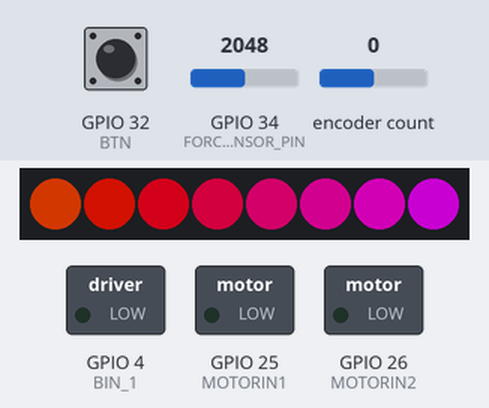
The sketch below on a simulated ESP32. Shown: 8 RGB LEDs in strip order, left to right, switched loads named in the sketch (green lamp = pin HIGH). Wiring (inferred from the names in the program): APA102 LEDs: data GPIO 22; clock GPIO 23. Inputs (shaded band) come from the test bench; at power-on: GPIO 32 (BTN) LOW, GPIO 34 (FORCE_SENSOR_PIN) = 2048, encoder count 0. Dim RGB values are drawn brighter than linear; pins used as bus, display or sensor lines are not drawn; what the sketch prints to the serial monitor is not drawn.

Above: at 1.2 s.
1.3 s: GPIO 32 (BTN) pulled HIGH for 0.15 s
At 2.6 s:
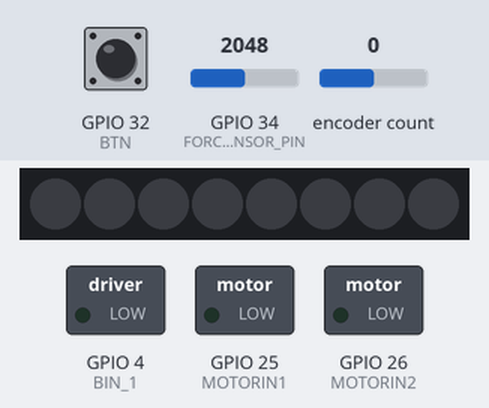
3.0 s: GPIO 32 (BTN) pulled HIGH for 1 s
At 3.9 s:
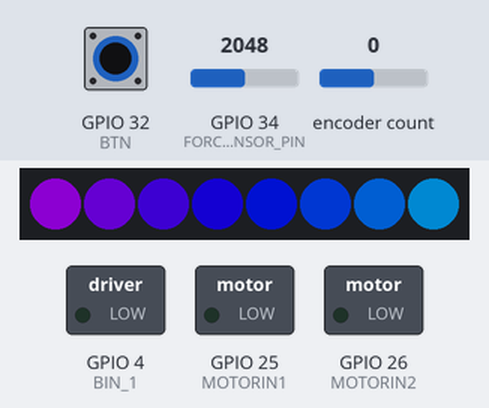
5.5 s: GPIO 32 (BTN) pulled HIGH for 3.2 s
At 7.0 s:
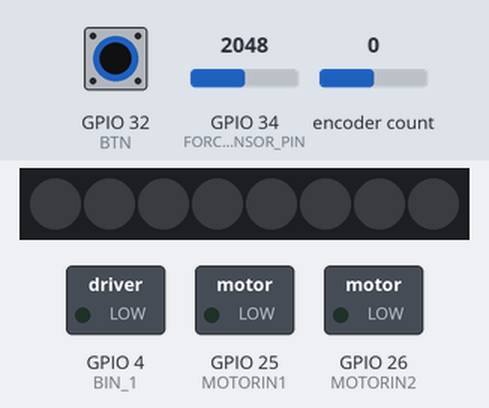
10.2 s: GPIO 32 (BTN) pulled HIGH for 0.15 s
At 11.6 s:
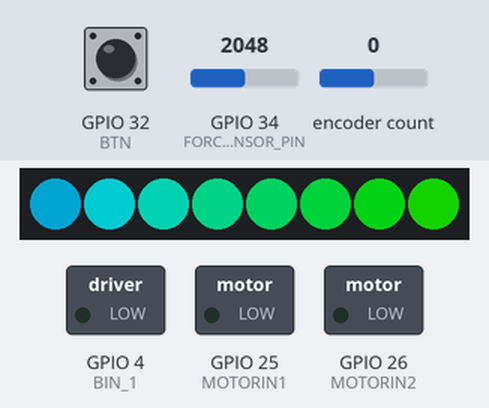
11.9 s: GPIO 32 (BTN) pulsed HIGH 5 times (0.12 s each, 0.3 s apart)
At 13.4 s:
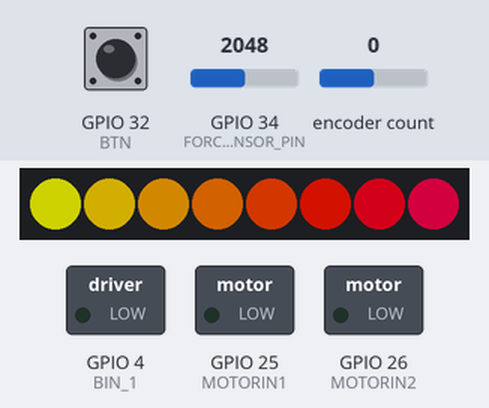
15.0 s: GPIO 32 (BTN) pulled HIGH for 0.15 s
At 16.6 s:
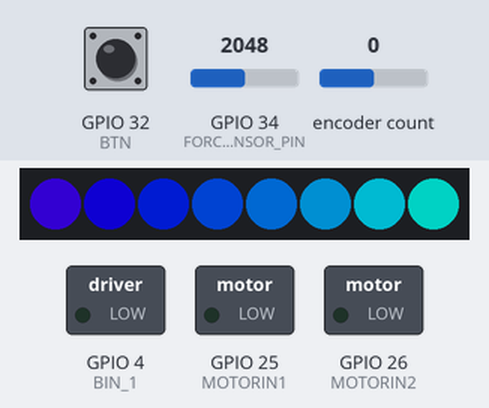
Timing chart, 0 to 17.7 s (numbered marks = the images above; inputs shaded):
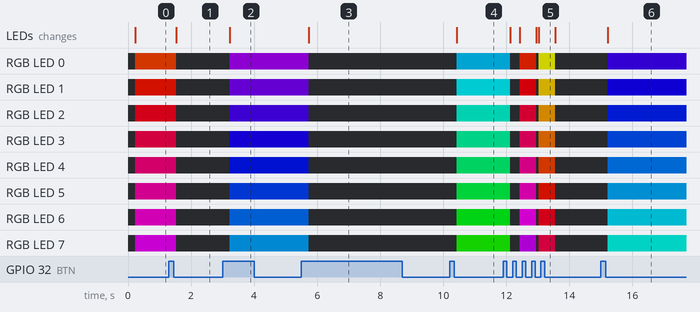

Measured:
- after the input at 1.3 s, RGB LED 0: RGB(123, 32, 0) → off after 0.23 s; RGB LED 1: RGB(123, 10, 0) → off after 0.23 s; RGB LED 2: RGB(123, 0, 14) → off after 0.23 s; RGB LED 3: RGB(123, 0, 37) → off after 0.23 s; RGB LED 4: RGB(123, 0, 61) → off after 0.23 s; the LEDs: change after 0.23 s (image 1)
- after the input at 3.0 s, RGB LED 0: off → RGB(82, 0, 123) after 0.23 s; RGB LED 1: off → RGB(59, 0, 123) after 0.23 s; RGB LED 2: off → RGB(36, 0, 123) after 0.23 s; RGB LED 3: off → RGB(12, 0, 123) after 0.23 s; RGB LED 4: off → RGB(0, 10, 123) after 0.23 s; the LEDs: change after 0.23 s (image 2)
- after the input at 5.5 s, RGB LED 0: RGB(82, 0, 123) → off after 0.23 s; RGB LED 1: RGB(59, 0, 123) → off after 0.23 s; RGB LED 2: RGB(36, 0, 123) → off after 0.23 s; RGB LED 3: RGB(12, 0, 123) → off after 0.23 s; RGB LED 4: RGB(0, 10, 123) → off after 0.23 s; the LEDs: change after 0.23 s (image 3)
- after the input at 10.2 s, RGB LED 0: off → RGB(0, 96, 123) after 0.23 s; RGB LED 1: off → RGB(0, 119, 123) after 0.23 s; RGB LED 2: off → RGB(0, 123, 104) after 0.23 s; RGB LED 3: off → RGB(0, 123, 79) after 0.23 s; RGB LED 4: off → RGB(0, 123, 57) after 0.23 s; the LEDs: change after 0.23 s (image 4)
- after the input at 11.9 s, the LEDs: first change after 0.23 s (image 5 shows a later state)
- after the input at 15.0 s, RGB LED 0: off → RGB(30, 0, 123) after 0.23 s; RGB LED 1: off → RGB(8, 0, 123) after 0.23 s; RGB LED 2: off → RGB(0, 16, 123) after 0.23 s; RGB LED 3: off → RGB(0, 39, 123) after 0.23 s; RGB LED 4: off → RGB(0, 61, 123) after 0.23 s; the LEDs: change after 0.23 s (image 6)

The sketch:

botton_and_led_test.ino
```cpp
#include <ESP32Encoder.h>
#include "APA102.h"

#define FORCE_SENSOR_PIN 34 //fsr
#define BTN  32 // declare the button ED pin number
#define BIN_1 4 //motor ENA
#define MOTORIN1 25
#define MOTORIN2 26

#define VELOCITY 15


enum state{
  Idling,
  Spindrift,
  Ringdown
};
byte state = Idling;

//led strip
const uint8_t dataPin = 22;
const uint8_t clockPin = 23;
// Create an object for writing to the LED strip.
APA102<dataPin, clockPin> ledStrip;
// Set the number of LEDs to control.
const uint16_t ledCount = 60;
// Create a buffer for holding the colors (3 bytes per color).
rgb_color colors[ledCount];
// Set the brightness to use (the maximum is 31).
int brightness = 1;

//button
volatile bool buttonIsPressed = false;
volatile bool debounce = false;
//int state = 1;


ESP32Encoder encoder;
int ForceReading = 0;
int theta = 0;
int thetaDes = 0;
int thetaMax = 3400;     // 75.8 * 6 counts per revolution
int D = 0;
int error = 0;
int errorP = 0;
int sumError = 0;
float sumErrorKi = 0;
int Vdes = 0;

int Kp = 20;   // TUNE THESE VALUES TO CHANGE CONTROLLER PERFORMANCE
int Ki = 5;
int KiMax = 0;

//Setup interrupt variables ----------------------------
volatile int count = 0; // encoder count
//volatile bool interruptCounter = false;    // check timer interrupt 1
volatile bool deltaT = false;     // check timer interrupt 2
volatile bool ForceIsDetected = false;
//int totalInterrupts = 0;   // counts the number of triggering of the alarm
hw_timer_t * timer0 = NULL;
hw_timer_t * timer1 = NULL;
portMUX_TYPE timerMux0 = portMUX_INITIALIZER_UNLOCKED;
portMUX_TYPE timerMux1 = portMUX_INITIALIZER_UNLOCKED;

// setting PWM properties ----------------------------
const int freq = 5000;
const int ledChannel_1 = 1;
const int ledChannel_2 = 2;
const int resolution = 8;
const int MAX_PWM_VOLTAGE = 255;
const int NOM_PWM_VOLTAGE = 150;

//Initialization ------------------------------------
void IRAM_ATTR onTime0() {
  portENTER_CRITICAL_ISR(&timerMux0);
  debounce = true; // the function to be called when timer interrupt is triggered
  portEXIT_CRITICAL_ISR(&timerMux0);
  timerStop(timer0);
}

//Initialization ------------------------------------
void IRAM_ATTR isr() {  // the function to be called when interrupt is triggered
 timerStart(timer0);
}

void IRAM_ATTR onTime1() {
  portENTER_CRITICAL_ISR(&timerMux1);
  count = encoder.getCount( );
  encoder.clearCount ( );
  deltaT = true; // the function to be called when timer interrupt is triggered
  portEXIT_CRITICAL_ISR(&timerMux1);
}


void setup() {
  // put your setup code here, to run once:
  pinMode(BTN, INPUT);
  pinMode(MOTORIN1,OUTPUT);
  pinMode(MOTORIN2,OUTPUT);
  pinMode(FORCE_SENSOR_PIN,INPUT);
  attachInterrupt(BTN, isr, RISING);

  Serial.begin(115200);
  ESP32Encoder::useInternalWeakPullResistors = UP; // Enable the weak pull up resistors
  encoder.attachFullQuad(33, 27); // Attache pins for use as encoder pins
  encoder.setCount(0);  // set starting count value after attaching

  // configure LED PWM functionalitites
  ledcSetup(ledChannel_1, freq, resolution);
//ledcSetup(ledChannel_2, freq, resolution);

  // attach the channel to the GPIO to be controlled
  ledcAttachPin(BIN_1, ledChannel_1);
  //ledcAttachPin(BIN_2, ledChannel_2);

  timer0 = timerBegin(0, 80, true);  // timer 0, MWDT clock period = 12.5 ns * TIMGn_Tx_WDT_CLK_PRESCALE -> 12.5 ns * 80 -> 1000 ns = 1 us, countUp
  timerAttachInterrupt(timer0, &onTime0, true); // edge (not level) triggered
  timerAlarmWrite(timer0, 200000, true);

  timer1 = timerBegin(1, 80, true);  // timer 1, MWDT clock period = 12.5 ns * TIMGn_Tx_WDT_CLK_PRESCALE -> 12.5 ns * 80 -> 1000 ns = 1 us, countUp
  timerAttachInterrupt(timer1, &onTime1, true); // edge (not level) triggered
  timerAlarmWrite(timer1, 5000, true); // 10000 * 1 us = 10 ms, autoreload true

  // at least enable the timer alarms
  timerAlarmEnable(timer0); // enable
  timerAlarmEnable(timer1); // enable


}
rgb_color hsvToRgb(uint16_t h, uint8_t s, uint8_t v)
{
    uint8_t f = (h % 60) * 255 / 60;
    uint8_t p = (255 - s) * (uint16_t)v / 255;
    uint8_t q = (255 - f * (uint16_t)s / 255) * (uint16_t)v / 255;
    uint8_t t = (255 - (255 - f) * (uint16_t)s / 255) * (uint16_t)v / 255;
    uint8_t r = 0, g = 0, b = 0;
    switch((h / 60) % 6){
        case 0: r = v; g = t; b = p; break;
        case 1: r = q; g = v; b = p; break;
        case 2: r = p; g = v; b = t; break;
        case 3: r = p; g = q; b = v; break;
        case 4: r = t; g = p; b = v; break;
        case 5: r = v; g = p; b = q; break;
    }
    return rgb_color(r, g, b);
}

void loop() {
   //plotControlData();
   Serial.print(debounce);
 switch (state) {
    case Idling:
      if (CheckForButtonPress() == true) {

        ledStrip_on();
        state = Spindrift;
      }
      break;
  case Spindrift:
      if(analogRead(FORCE_SENSOR_PIN) >4095 ||CheckForButtonPress() == true){
        ledStrip_off();
        state = Idling;
      }

      break;


 }

plotControlData();
}
//Other functions

void plotControlData() {
 // Serial.print("state:");
//  Serial.print(state);
 /* Serial.print("Position:");
  Serial.print(theta);
  Serial.print(" ");
  Serial.print("Desired_Position:");
  Serial.print(thetaDes);
  Serial.print(" ");
  Serial.print("D:");
  Serial.println(D);*/
  //delay(10);
  //Serial.print("PWM_Duty:");
 // Serial.println(D);
 // Serial.print("The force sensor value = ");
 // Serial.print(ForceReading); // print the raw analog reading
/*
  if (ForceReading < 10)       // from 0 to 9
    Serial.println(" -> no pressure");
  else if (ForceReading < 200) // from 10 to 199
    Serial.println(" -> light touch");
  else if (ForceReading < 500) // from 200 to 499
    Serial.println(" -> light squeeze");
  else if (ForceReading < 800) // from 500 to 799
    Serial.println(" -> medium squeeze");
  else // from 800 to 1023
    Serial.println(" -> big squeeze");
*/

}


void ledStrip_on(){

  uint8_t time = millis() >> 4;

  for(uint16_t i = 0; i < ledCount; i++)
  {
    uint8_t p = time - i * 8;
    colors[i] = hsvToRgb((uint32_t)p * 359 / 256, 255, 255);
  }
  ForceReading = analogRead(FORCE_SENSOR_PIN);
  brightness = map(ForceReading, 0, 4095, 0, 31);
  ledStrip.write(colors, ledCount, brightness);
Serial.print("brightness:");
Serial.print(brightness);
  delay(500);
}


void ledStrip_off(){
   ledStrip.write(colors, ledCount, 0);
}


bool CheckForButtonPress(){
  if(debounce){
    portENTER_CRITICAL(&timerMux0);
      debounce = false;
    portEXIT_CRITICAL(&timerMux0);
    return true;
  }
  else return false;
}
```

APA102.h
```cpp
// (licence header left out)
#pragma once

/*! \file APA102.h
 * This is the main header file for the APA102 library. */

#include <Arduino.h>

namespace Pololu
{
  #ifndef _POLOLU_RGB_COLOR
  #define _POLOLU_RGB_COLOR
  /*! A struct that can be used to represent colors.  Each field is a number
   * between 0 and 255 that represents the brightness of a component of the
   * color. */
  typedef struct rgb_color
  {
    uint8_t red, green, blue;
    rgb_color() {};
    rgb_color(uint8_t r, uint8_t g, uint8_t b) : red(r), green(g), blue(b) {};
  } rgb_color;
  #endif

  /*! An abstract base class for APA102.  This class is useful if you want
   *  to have a pointer that can point to different APA102 objects.
   *
   * The only virtual function provided by this class is write() because making
   * the low-level functions be virtual causes a noticeable slowdown.
   */
  class APA102Base
  {
  public:
    /*! Writes the specified colors to the LED strip.
     *
     * @param colors A pointer to an array of colors.
     * @param count The number of colors to write.
     * @param brightness A 5-bit brightness value (between 0 and 31) that will
     *   be written to each LED.
     */
    virtual void write(rgb_color * colors, uint16_t count, uint8_t brightness = 31) = 0;
  };

  /*! A template class that represents an APA102 or SK9822 LED strip controlled
   * by a particular clock and data pin.
   *
   * @param dataPin The Arduino pin number or name for the pin that will be
   *   used to control the data input.
   *
   * @param clockPin The Arduino pin number or name for the pin that will be
   *   used to control the clock input.
   */
  template<uint8_t dataPin, uint8_t clockPin> class APA102 : public APA102Base
  {
  public:

    virtual void write(rgb_color * colors, uint16_t count, uint8_t brightness = 31)
    {
      startFrame();
      for(uint16_t i = 0; i < count; i++)
      {
        sendColor(colors[i], brightness);
      }
      endFrame(count);
    }

    /*! Initializes the I/O lines and sends a "Start Frame" signal to the LED
     *  strip.
     *
     * This is part of the low-level interface provided by this class, which
     * allows you to send LED colors as you are computing them instead of
     * storing them in an array.  To use the low-level interface, first call
     * startFrame(), then call sendColor() some number of times, then call
     * endFrame(). */
    void startFrame()
    {
      init();
      transfer(0);
      transfer(0);
      transfer(0);
      transfer(0);
    }

    /*! Sends an "End Frame" signal to the LED strip.  This is the last step in
     * updating the LED strip if you are using the low-level interface described
     * in the startFrame() documentation.
     *
     * After this function returns, the clock and data lines will both be
     * outputs that are driving low.  This makes it easier to use one clock pin
     * to control multiple LED strips. */
    void endFrame(uint16_t count)
    {
      /* The data stream seen by the last LED in the chain will be delayed by
       * (count - 1) clock edges, because each LED before it inverts the clock
       * line and delays the data by one clock edge.  Therefore, to make sure
       * the last LED actually receives the data we wrote, the number of extra
       * edges we send at the end of the frame must be at least (count - 1).
       *
       * Assuming we only want to send these edges in groups of size K, the
       * C/C++ expression for the minimum number of groups to send is:
       *
       *   ((count - 1) + (K - 1)) / K
       *
       * The C/C++ expression above is just (count - 1) divided by K,
       * rounded up to the nearest whole number if there is a remainder.
       *
       * We set K to 16 and use the formula above as the number of frame-end
       * bytes to transfer.  Each byte has 16 clock edges.
       *
       * We are ignoring the specification for the end frame in the APA102
       * datasheet, which says to send 0xFF four times, because it does not work
       * when you have 66 LEDs or more, and also it results in unwanted white
       * pixels if you try to update fewer LEDs than are on your LED strip. */

      for (uint16_t i = 0; i < (count + 14)/16; i++)
      {
        transfer(0);
      }

      /* We call init() here to make sure we leave the data line driving low
       * even if count is 0 or 1. */
      init();
    }

    /*! Sends a single 24-bit color and an optional 5-bit brightness value.
     * This is part of the low-level interface described in the startFrame()
     * documentation. */
    void sendColor(uint8_t red, uint8_t green, uint8_t blue, uint8_t brightness = 31)
    {
      transfer(0b11100000 | brightness);
      transfer(blue);
      transfer(green);
      transfer(red);
    }

    /*! Sends a single 24-bit color and an optional 5-bit brightness value.
     * This is part of the low-level interface described in the startFrame()
     * documentation. */
    void sendColor(rgb_color color, uint8_t brightness = 31)
    {
      sendColor(color.red, color.green, color.blue, brightness);
    }

  protected:
    void init()
    {
      #ifdef APA102_USE_FAST_GPIO
      FastGPIO::Pin<dataPin>::setOutputLow();
      FastGPIO::Pin<clockPin>::setOutputLow();
      #else
      digitalWrite(dataPin, LOW);
      pinMode(dataPin, OUTPUT);
      digitalWrite(clockPin, LOW);
      pinMode(clockPin, OUTPUT);
      #endif
    }

    void transfer(uint8_t b)
    {
      #ifdef APA102_USE_FAST_GPIO
      FastGPIO::Pin<dataPin>::setOutputValue(b >> 7 & 1);
      FastGPIO::Pin<clockPin>::setOutputValueHigh();
      FastGPIO::Pin<clockPin>::setOutputValueLow();
      FastGPIO::Pin<dataPin>::setOutputValue(b >> 6 & 1);
      FastGPIO::Pin<clockPin>::setOutputValueHigh();
      FastGPIO::Pin<clockPin>::setOutputValueLow();
      FastGPIO::Pin<dataPin>::setOutputValue(b >> 5 & 1);
      FastGPIO::Pin<clockPin>::setOutputValueHigh();
      FastGPIO::Pin<clockPin>::setOutputValueLow();
      FastGPIO::Pin<dataPin>::setOutputValue(b >> 4 & 1);
      FastGPIO::Pin<clockPin>::setOutputValueHigh();
      FastGPIO::Pin<clockPin>::setOutputValueLow();
      FastGPIO::Pin<dataPin>::setOutputValue(b >> 3 & 1);
      FastGPIO::Pin<clockPin>::setOutputValueHigh();
      FastGPIO::Pin<clockPin>::setOutputValueLow();
      FastGPIO::Pin<dataPin>::setOutputValue(b >> 2 & 1);
      FastGPIO::Pin<clockPin>::setOutputValueHigh();
      FastGPIO::Pin<clockPin>::setOutputValueLow();
      FastGPIO::Pin<dataPin>::setOutputValue(b >> 1 & 1);
      FastGPIO::Pin<clockPin>::setOutputValueHigh();
      FastGPIO::Pin<clockPin>::setOutputValueLow();
      FastGPIO::Pin<dataPin>::setOutputValue(b >> 0 & 1);
      FastGPIO::Pin<clockPin>::setOutputValueHigh();
      FastGPIO::Pin<clockPin>::setOutputValueLow();
      #else
      digitalWrite(dataPin, b >> 7 & 1);
      digitalWrite(clockPin, HIGH);
      digitalWrite(clockPin, LOW);
      digitalWrite(dataPin, b >> 6 & 1);
      digitalWrite(clockPin, HIGH);
      digitalWrite(clockPin, LOW);
      digitalWrite(dataPin, b >> 5 & 1);
      digitalWrite(clockPin, HIGH);
      digitalWrite(clockPin, LOW);
      digitalWrite(dataPin, b >> 4 & 1);
      digitalWrite(clockPin, HIGH);
      digitalWrite(clockPin, LOW);
      digitalWrite(dataPin, b >> 3 & 1);
      digitalWrite(clockPin, HIGH);
      digitalWrite(clockPin, LOW);
      digitalWrite(dataPin, b >> 2 & 1);
      digitalWrite(clockPin, HIGH);
      digitalWrite(clockPin, LOW);
      digitalWrite(dataPin, b >> 1 & 1);
      digitalWrite(clockPin, HIGH);
      digitalWrite(clockPin, LOW);
      digitalWrite(dataPin, b >> 0 & 1);
      digitalWrite(clockPin, HIGH);
      digitalWrite(clockPin, LOW);
      #endif
    }

  };
}

using namespace Pololu;
```
